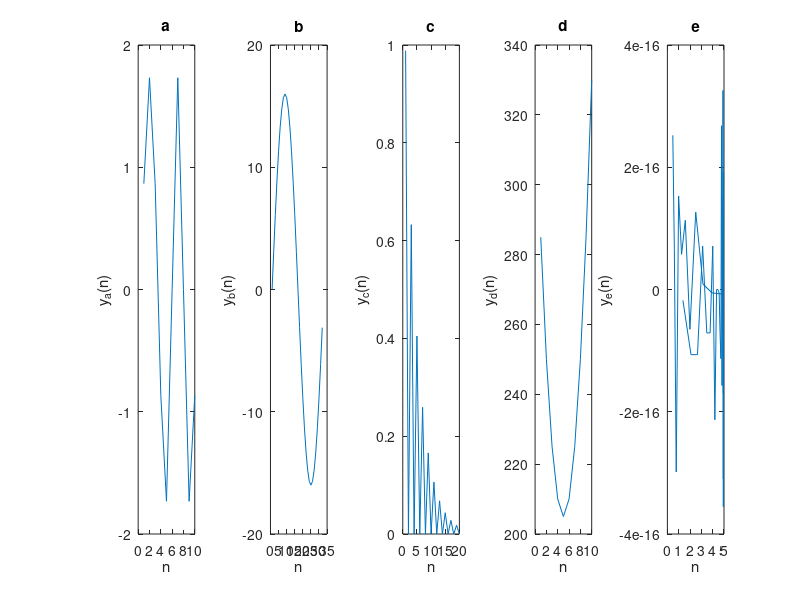

Recreate this plot in MATLAB.

% a problem
N = 10;
x1 = [sin(pi*[0:1:5]./3),zeros(1,4)];
x2 = [cos(pi*[0:1:7]./2),zeros(1,2)];
ya = ifft(fft(x1).*fft(x2));
% ya1 = conv(x1,x2);
% figure; plot(ya1,'b');

% b problem
N = 32;
x1 = cos(2*pi*[0:1:N-1]/32);
x2 = sin(2*pi*[0:1:N-1]/32);
yb = ifft(fft(x1).*fft(x2));

% c problem
N = 20;
x1 = 0.8.^([0:1:N-1]);
x2 = (-0.8).^([0:1:N-1]);
yc = ifft(fft(x1).*fft(x2));

% d problem 
N = 10;
x1 = [0:1:N-1];
x2 = [N:-1:1];
yd = ifft(fft(x1).*fft(x2));

% e problem
N = 50;
x1 = [0.8.^[0:19],zeros(1,N-20)];
x2 = [ones(1,40),zeros(1,N-40)];
ye = ifft(fft(x1).*fft(x2));

% plot
figure("Position",[100,100,1400,300]);
subplot(151);plot(ya);xlabel('n');ylabel('y_a(n)');title("a");
subplot(152);plot(yb);xlabel('n');ylabel('y_b(n)');title("b");
subplot(153);plot(yc);xlabel('n');ylabel('y_c(n)');title("c");
subplot(154);plot(yd);xlabel('n');ylabel('y_d(n)');title("d");
subplot(155);plot(ye);xlabel('n');ylabel('y_e(n)');title("e");
